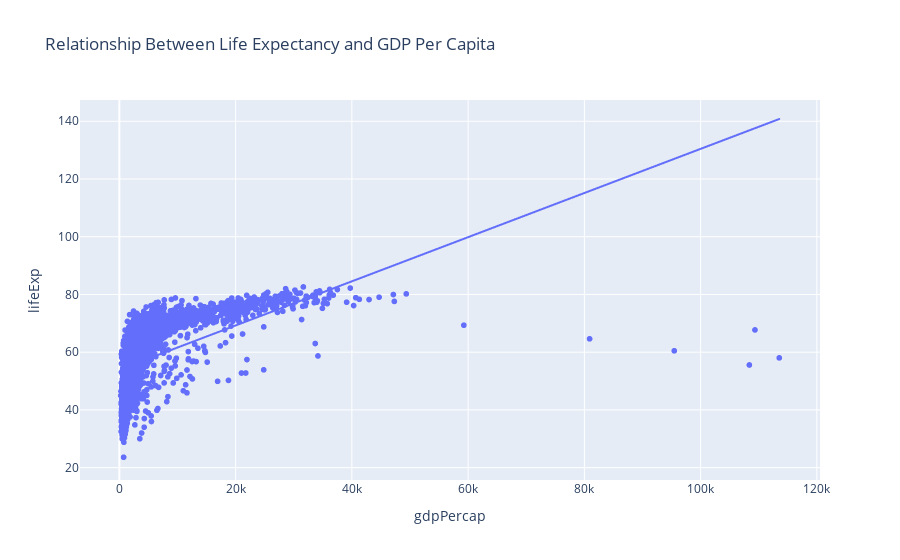

The notebook cell saved with this chart:
### Code cell
figure = px.scatter(data_frame = data, 
                    x="gdpPercap", 
                    y="lifeExp", 
                    #size="Likes", 
                    trendline="ols", 
                    title = "Relationship Between Life Expectancy and GDP Per Capita")

figure.show()

### Figure 1 — Plotly figure (JSON) as saved in the notebook; plotly's stock layout.template omitted (floating-point values rounded to 4 significant figures; data arrays with more than 128 entries replaced by an {"elided": "..."} marker saying what was removed)
{"data": [{"hovertemplate": "gdpPercap=%{x}<br>lifeExp=%{y}<extra></extra>", "legendgroup": "", "marker": {"color": "#636efa", "symbol": "circle"}, "mode": "markers", "name": "", "showlegend": false, "type": "scattergl", "x": {"elided": "1704 float values"}, "xaxis": "x", "y": {"elided": "1704 float values"}, "yaxis": "y"}, {"hovertemplate": "<b>OLS trendline</b><br>lifeExp = 0.000764883 * gdpPercap + 53.9556<br>R<sup>2</sup>=0.340713<br><br>gdpPercap=%{x}<br>lifeExp=%{y} <b>(trend)</b><extra></extra>", "legendgroup": "", "marker": {"color": "#636efa", "symbol": "circle"}, "mode": "lines", "name": "", "showlegend": false, "type": "scattergl", "x": {"elided": "1704 float values"}, "xaxis": "x", "y": {"elided": "1704 float values"}, "yaxis": "y"}], "layout": {"legend": {"tracegroupgap": 0}, "title": {"text": "Relationship Between Life Expectancy and GDP Per Capita"}, "xaxis": {"anchor": "y", "domain": [0, 1], "title": {"text": "gdpPercap"}}, "yaxis": {"anchor": "x", "domain": [0, 1], "title": {"text": "lifeExp"}}}}
